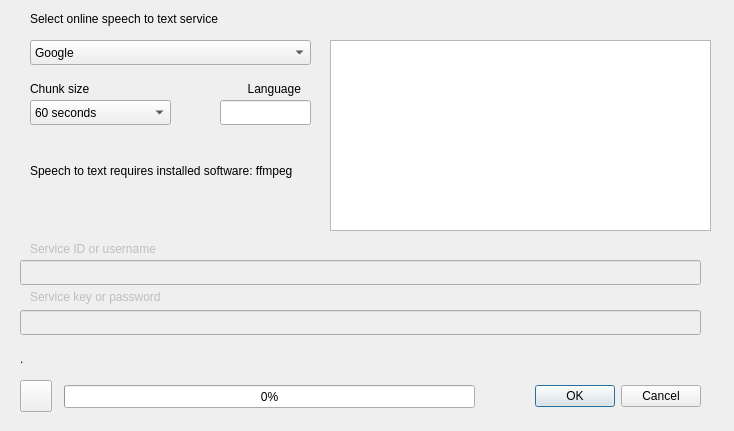
<?xml version="1.0" encoding="UTF-8"?>
<ui version="4.0">
 <class>DialogSpeechToText</class>
 <widget class="QDialog" name="DialogSpeechToText">
  <property name="geometry">
   <rect>
    <x>0</x>
    <y>0</y>
    <width>734</width>
    <height>431</height>
   </rect>
  </property>
  <property name="minimumSize">
   <size>
    <width>734</width>
    <height>431</height>
   </size>
  </property>
  <property name="maximumSize">
   <size>
    <width>734</width>
    <height>431</height>
   </size>
  </property>
  <property name="windowTitle">
   <string>Speech to text</string>
  </property>
  <widget class="QDialogButtonBox" name="buttonBox">
   <property name="geometry">
    <rect>
     <x>500</x>
     <y>380</y>
     <width>201</width>
     <height>32</height>
    </rect>
   </property>
   <property name="orientation">
    <enum>Qt::Horizontal</enum>
   </property>
   <property name="standardButtons">
    <set>QDialogButtonBox::Cancel|QDialogButtonBox::Ok</set>
   </property>
  </widget>
  <widget class="QComboBox" name="comboBox_service">
   <property name="geometry">
    <rect>
     <x>30</x>
     <y>40</y>
     <width>281</width>
     <height>25</height>
    </rect>
   </property>
   <item>
    <property name="text">
     <string>Google</string>
    </property>
   </item>
   <item>
    <property name="text">
     <string>Microsoft Bing Voice Recognition</string>
    </property>
   </item>
   <item>
    <property name="text">
     <string>Wit.ai</string>
    </property>
   </item>
   <item>
    <property name="text">
     <string>Houndify</string>
    </property>
   </item>
   <item>
    <property name="text">
     <string>IBM Speech</string>
    </property>
   </item>
  </widget>
  <widget class="QLabel" name="label_service">
   <property name="geometry">
    <rect>
     <x>30</x>
     <y>10</y>
     <width>461</width>
     <height>17</height>
    </rect>
   </property>
   <property name="text">
    <string>Select online speech to text service</string>
   </property>
  </widget>
  <widget class="QLabel" name="label_ffmpeg_info">
   <property name="geometry">
    <rect>
     <x>30</x>
     <y>140</y>
     <width>281</width>
     <height>61</height>
    </rect>
   </property>
   <property name="text">
    <string>Speech to text requires installed software: ffmpeg</string>
   </property>
   <property name="wordWrap">
    <bool>true</bool>
   </property>
  </widget>
  <widget class="QTextEdit" name="textEdit_notes">
   <property name="geometry">
    <rect>
     <x>330</x>
     <y>40</y>
     <width>381</width>
     <height>191</height>
    </rect>
   </property>
   <property name="readOnly">
    <bool>true</bool>
   </property>
  </widget>
  <widget class="QLabel" name="label_language">
   <property name="geometry">
    <rect>
     <x>160</x>
     <y>80</y>
     <width>141</width>
     <height>17</height>
    </rect>
   </property>
   <property name="toolTip">
    <string>Please select language in the format prefered by the service.
 IBM an RFC5646 language tag
 Bing BCP-47 language tag
 Google IETF language tag

Examples:
en-US 
en-UK 
en-AU</string>
   </property>
   <property name="text">
    <string>Language</string>
   </property>
   <property name="alignment">
    <set>Qt::AlignRight|Qt::AlignTrailing|Qt::AlignVCenter</set>
   </property>
  </widget>
  <widget class="QLineEdit" name="lineEdit_language">
   <property name="geometry">
    <rect>
     <x>220</x>
     <y>100</y>
     <width>91</width>
     <height>25</height>
    </rect>
   </property>
   <property name="toolTip">
    <string>Please select language in the format prefered by the service.
 IBM an RFC5646 language tag
 Bing BCP-47 language tag
 Google IETF language tag

Examples:
en-US 
en-UK 
en-AU</string>
   </property>
  </widget>
  <widget class="QLabel" name="label_id">
   <property name="enabled">
    <bool>false</bool>
   </property>
   <property name="geometry">
    <rect>
     <x>30</x>
     <y>240</y>
     <width>291</width>
     <height>17</height>
    </rect>
   </property>
   <property name="text">
    <string>Service ID or username</string>
   </property>
  </widget>
  <widget class="QLineEdit" name="lineEdit_id">
   <property name="enabled">
    <bool>false</bool>
   </property>
   <property name="geometry">
    <rect>
     <x>20</x>
     <y>260</y>
     <width>681</width>
     <height>25</height>
    </rect>
   </property>
  </widget>
  <widget class="QLabel" name="label_key">
   <property name="enabled">
    <bool>false</bool>
   </property>
   <property name="geometry">
    <rect>
     <x>30</x>
     <y>287</y>
     <width>291</width>
     <height>20</height>
    </rect>
   </property>
   <property name="text">
    <string>Service key or password</string>
   </property>
  </widget>
  <widget class="QLineEdit" name="lineEdit_key">
   <property name="enabled">
    <bool>false</bool>
   </property>
   <property name="geometry">
    <rect>
     <x>20</x>
     <y>310</y>
     <width>681</width>
     <height>25</height>
    </rect>
   </property>
  </widget>
  <widget class="QProgressBar" name="progressBar">
   <property name="geometry">
    <rect>
     <x>64</x>
     <y>385</y>
     <width>411</width>
     <height>23</height>
    </rect>
   </property>
   <property name="value">
    <number>0</number>
   </property>
  </widget>
  <widget class="QPushButton" name="pushButton_start">
   <property name="geometry">
    <rect>
     <x>20</x>
     <y>380</y>
     <width>32</width>
     <height>32</height>
    </rect>
   </property>
   <property name="toolTip">
    <string>Start speech to text conversion</string>
   </property>
   <property name="text">
    <string/>
   </property>
  </widget>
  <widget class="QLabel" name="label_2">
   <property name="geometry">
    <rect>
     <x>30</x>
     <y>80</y>
     <width>111</width>
     <height>17</height>
    </rect>
   </property>
   <property name="toolTip">
    <string>Convert sections of the A/V file  insmall chunks of 30 or 60 seconds.</string>
   </property>
   <property name="text">
    <string>Chunk size</string>
   </property>
  </widget>
  <widget class="QComboBox" name="comboBox_chunksize">
   <property name="geometry">
    <rect>
     <x>30</x>
     <y>100</y>
     <width>141</width>
     <height>25</height>
    </rect>
   </property>
   <item>
    <property name="text">
     <string>60 seconds</string>
    </property>
   </item>
   <item>
    <property name="text">
     <string>30 seconds</string>
    </property>
   </item>
  </widget>
  <widget class="QLabel" name="label_process">
   <property name="geometry">
    <rect>
     <x>20</x>
     <y>350</y>
     <width>661</width>
     <height>17</height>
    </rect>
   </property>
   <property name="text">
    <string>.</string>
   </property>
  </widget>
 </widget>
 <resources/>
 <connections>
  <connection>
   <sender>buttonBox</sender>
   <signal>accepted()</signal>
   <receiver>DialogSpeechToText</receiver>
   <slot>accept()</slot>
   <hints>
    <hint type="sourcelabel">
     <x>248</x>
     <y>254</y>
    </hint>
    <hint type="destinationlabel">
     <x>157</x>
     <y>274</y>
    </hint>
   </hints>
  </connection>
  <connection>
   <sender>buttonBox</sender>
   <signal>rejected()</signal>
   <receiver>DialogSpeechToText</receiver>
   <slot>reject()</slot>
   <hints>
    <hint type="sourcelabel">
     <x>316</x>
     <y>260</y>
    </hint>
    <hint type="destinationlabel">
     <x>286</x>
     <y>274</y>
    </hint>
   </hints>
  </connection>
 </connections>
</ui>
